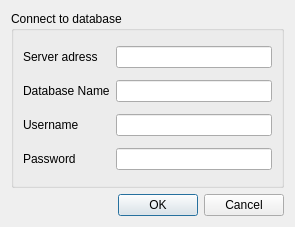
<?xml version="1.0" encoding="UTF-8"?>
<ui version="4.0">
 <class>Login</class>
 <widget class="QDialog" name="Login">
  <property name="geometry">
   <rect>
    <x>0</x>
    <y>0</y>
    <width>295</width>
    <height>227</height>
   </rect>
  </property>
  <property name="windowTitle">
   <string>HRAssistanTool</string>
  </property>
  <layout class="QVBoxLayout" name="verticalLayout">
   <item>
    <widget class="QGroupBox" name="groupBox">
     <property name="title">
      <string>Connect to database</string>
     </property>
     <layout class="QGridLayout" name="gridLayout_2">
      <item row="4" column="1">
       <widget class="QLabel" name="passwordLine">
        <property name="text">
         <string>Password</string>
        </property>
       </widget>
      </item>
      <item row="4" column="2">
       <widget class="QLineEdit" name="passwordEdit">
        <property name="echoMode">
         <enum>QLineEdit::Password</enum>
        </property>
       </widget>
      </item>
      <item row="3" column="1">
       <widget class="QLabel" name="usernameLabel">
        <property name="text">
         <string>Username</string>
        </property>
       </widget>
      </item>
      <item row="0" column="2">
       <widget class="QLineEdit" name="serverEdit"/>
      </item>
      <item row="0" column="1">
       <widget class="QLabel" name="AdressLabel">
        <property name="text">
         <string>Server adress</string>
        </property>
       </widget>
      </item>
      <item row="3" column="2">
       <widget class="QLineEdit" name="usernameEdit"/>
      </item>
      <item row="1" column="1">
       <widget class="QLabel" name="dbNamelabel">
        <property name="text">
         <string>Database Name</string>
        </property>
       </widget>
      </item>
      <item row="1" column="2">
       <widget class="QLineEdit" name="dbNameEdit"/>
      </item>
     </layout>
    </widget>
   </item>
   <item>
    <widget class="QDialogButtonBox" name="buttonBox">
     <property name="orientation">
      <enum>Qt::Horizontal</enum>
     </property>
     <property name="standardButtons">
      <set>QDialogButtonBox::Cancel|QDialogButtonBox::Ok</set>
     </property>
    </widget>
   </item>
  </layout>
 </widget>
 <tabstops>
  <tabstop>serverEdit</tabstop>
  <tabstop>dbNameEdit</tabstop>
  <tabstop>usernameEdit</tabstop>
  <tabstop>passwordEdit</tabstop>
 </tabstops>
 <resources/>
 <connections>
  <connection>
   <sender>buttonBox</sender>
   <signal>accepted()</signal>
   <receiver>Login</receiver>
   <slot>accept()</slot>
   <hints>
    <hint type="sourcelabel">
     <x>248</x>
     <y>254</y>
    </hint>
    <hint type="destinationlabel">
     <x>157</x>
     <y>274</y>
    </hint>
   </hints>
  </connection>
  <connection>
   <sender>buttonBox</sender>
   <signal>rejected()</signal>
   <receiver>Login</receiver>
   <slot>reject()</slot>
   <hints>
    <hint type="sourcelabel">
     <x>316</x>
     <y>260</y>
    </hint>
    <hint type="destinationlabel">
     <x>286</x>
     <y>274</y>
    </hint>
   </hints>
  </connection>
 </connections>
</ui>
